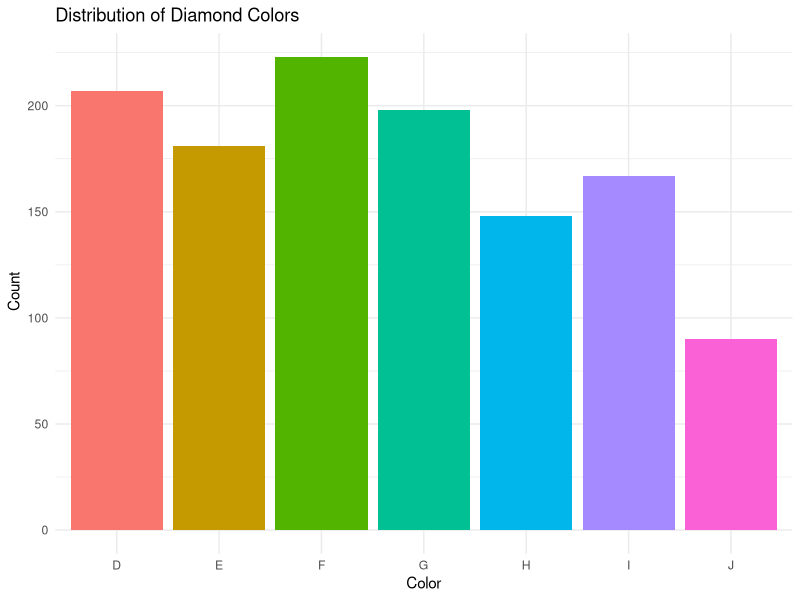
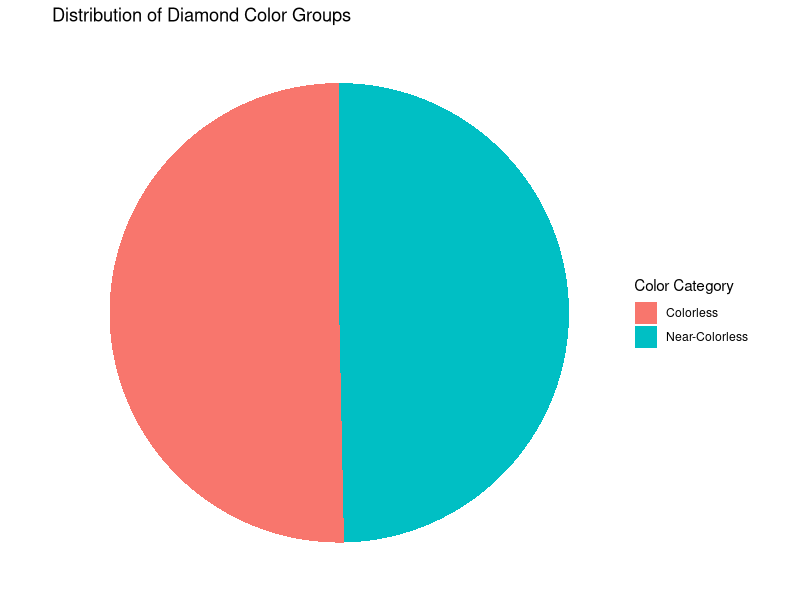
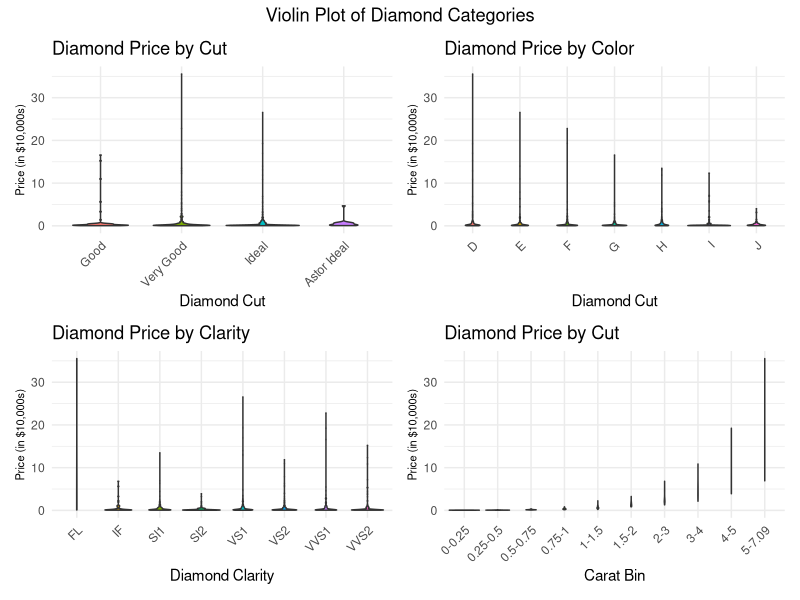
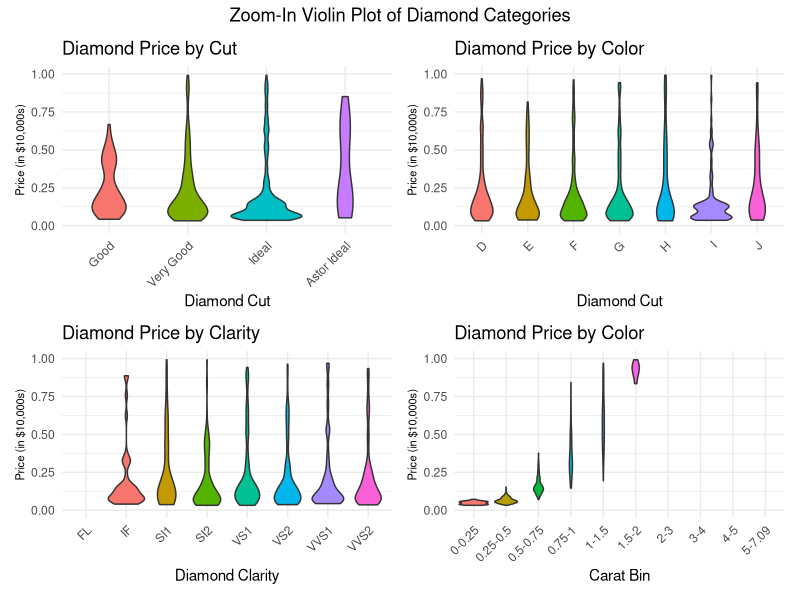
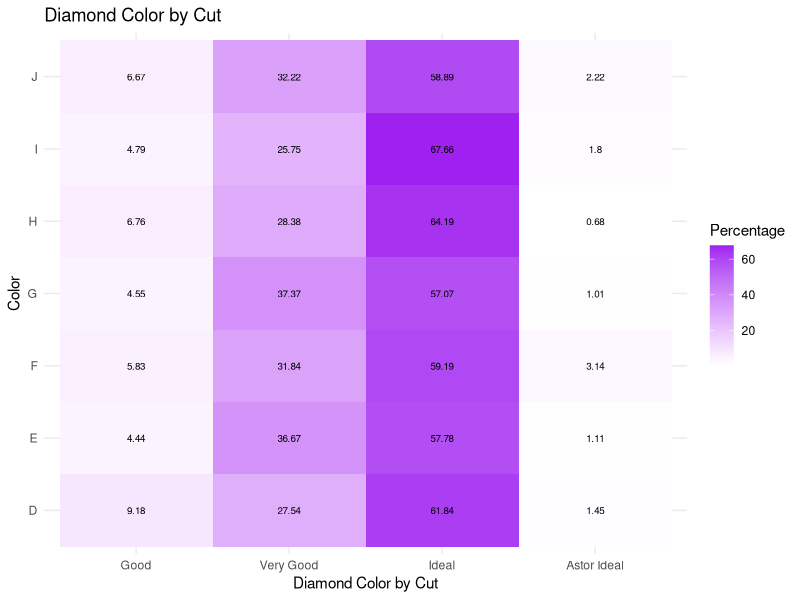
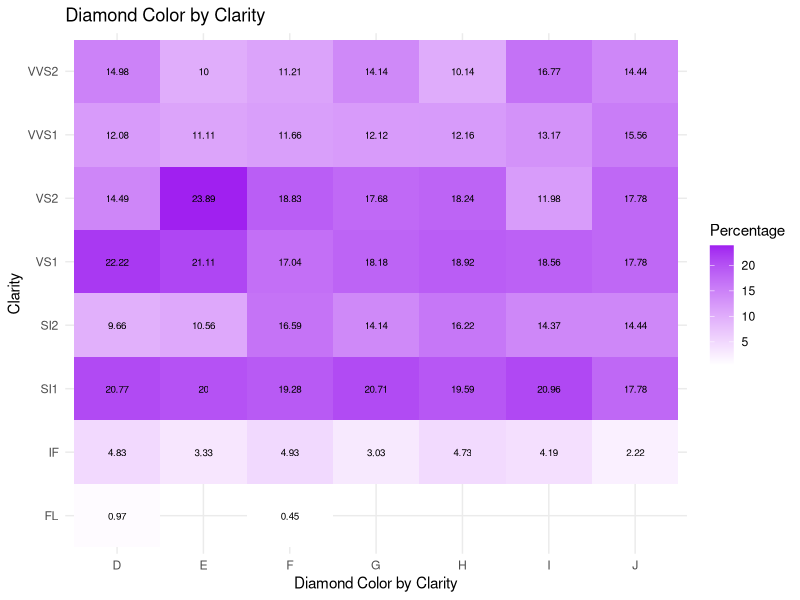
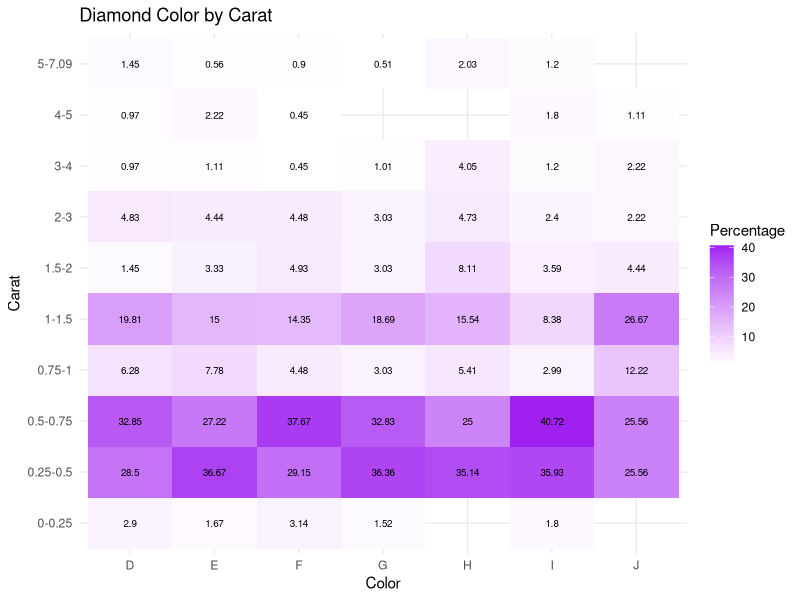
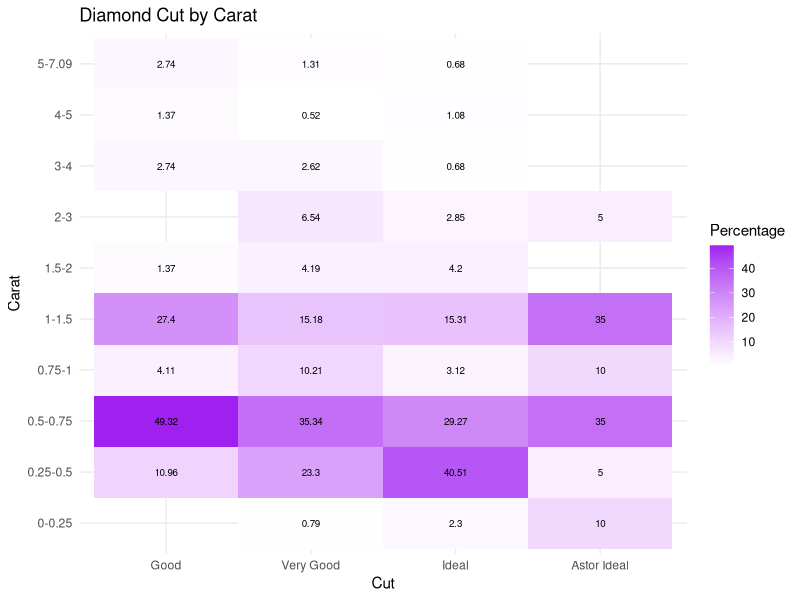

The R script that drew these images, in order:
## ---- chunk 1
rm(list = ls())
library(tidyverse)
library(MASS)
library(patchwork)
library(kableExtra)

diamond <- read.csv("diamonds4.csv")
## ---- chunk 2
ggplot(diamond, aes(x=color, fill = color)) +
  geom_bar() +
  labs(title = "Distribution of Diamond Colors",
       x = "Color",
       y = " Count") +
  theme_minimal() +
  theme(legend.position = "none")
## ---- chunk 3

diamond <- diamond %>%
  mutate(color_category = case_when(
    color %in% c("D", "E", "F") ~ "Colorless",
    color %in% c("G", "H", "I", "J") ~ "Near-Colorless",
    color %in% c("K") ~ "Faint"
  ))

color_counts <- diamond %>%
  count(color_category)

ggplot(color_counts, aes(x="", y=n, fill=color_category)) + 
  geom_bar(stat="identity", width=1) + 
  coord_polar("y", start=0) + 
  labs(title = "Distribution of Diamond Color Groups",
       x = NULL,
       y = NULL,
       fill = "Color Category") + 
  theme_void()

## ---- chunk 4
diamond <-diamond %>%
  mutate(cut = cut%>%
           fct_relevel(c("Good","Very Good","Ideal","Astor Ideal")))

diamond <- diamond %>%
  drop_na(carat) %>%
  mutate(carat_bin = cut(carat,
                         breaks = c(0, 0.25, 0.5, 0.75, 1, 1.5, 2, 3, 4, 5, max(carat)),
                         labels = c("0-0.25", "0.25-0.5", "0.5-0.75", "0.75-1", "1-1.5", "1.5-2", "2-3", "3-4", "4-5", paste("5", max(carat), sep="-")),
                         right = FALSE
                         ) 
         ) %>%
  drop_na(carat_bin)


diamond<-diamond %>%
  mutate(cut = cut %>%
           fct_relevel(c("Good","Very Good","Ideal","Astor Ideal")))

## ---- chunk 5
g1 <- ggplot(diamond, aes(x = cut, y = price/10000, fill = cut)) + 
  geom_violin() +
  labs(title = "Diamond Price by Cut",
       x = "Diamond Cut",
       y = "Price (in $10,000s)") +
  theme_minimal() +
  theme(legend.position = "none",
        axis.text.x = element_text(angle = 45, hjust = 1),
        axis.title.y = element_text(size = 8))


g2 <- ggplot(diamond, aes(x = color, y = price/10000, fill = color)) + 
  geom_violin() +
  labs(title = "Diamond Price by Color",
       x = "Diamond Cut",
       y = "Price (in $10,000s)") +
  theme_minimal() +
  theme(legend.position = "none",
        axis.text.x = element_text(angle = 45, hjust = 1),
        axis.title.y = element_text(size = 8))

g3 <- ggplot(diamond, aes(x = clarity, y = price/10000, fill = clarity)) + 
  geom_violin() +
  labs(title = "Diamond Price by Clarity",
       x = "Diamond Clarity",
       y = "Price (in $10,000s)") +
  theme_minimal() +
  theme(legend.position = "none",
        axis.text.x = element_text(angle = 45, hjust = 1),
        axis.title.y = element_text(size = 8))

g4 <- ggplot(diamond, aes(x = carat_bin, y = price/10000, fill = carat_bin)) + 
  geom_violin() +
  labs(title = "Diamond Price by Cut",
       x = "Carat Bin",
       y = "Price (in $10,000s)") +
  theme_minimal() +
  theme(legend.position = "none",
        axis.text.x = element_text(angle = 45, hjust = 1),
        axis.title.y = element_text(size = 8))

(g1 | g2) / (g3 | g4) + 
  plot_annotation(title = "Violin Plot of Diamond Categories", 
  theme = theme(plot.title = element_text(hjust = 0.5)))
## ---- chunk 6
g1 <- ggplot(diamond, aes(x = cut, y = price/10000, fill = cut)) + 
  geom_violin() +
  scale_y_continuous(limits = c(0, 1))  +
  theme_minimal() +
  labs(title = "Diamond Price by Cut",
       x = "Diamond Cut",
       y = "Price (in $10,000s)") +
  theme(legend.position = "none",
        axis.text.x = element_text(angle = 45, hjust = 1),
        axis.title.y = element_text(size = 8))

g2 <- ggplot(diamond, aes(x = color, y = price/10000, fill = color)) + 
  geom_violin() +
  scale_y_continuous(limits = c(0, 1))  +
  labs(title = "Diamond Price by Color",
       x = "Diamond Cut",
       y = "Price (in $10,000s)") +
  theme_minimal() +
  theme(legend.position = "none",
        axis.text.x = element_text(angle = 45, hjust = 1),
        axis.title.y = element_text(size = 8))

g3 <- ggplot(diamond, aes(x = clarity, y = price/10000, fill = clarity)) + 
  geom_violin() +
  scale_y_continuous(limits = c(0, 1))  +
  labs(title = "Diamond Price by Clarity",
       x = "Diamond Clarity",
       y = "Price (in $10,000s)") +
  theme_minimal() +
  theme(legend.position = "none",
        axis.text.x = element_text(angle = 45, hjust = 1),
        axis.title.y = element_text(size = 8))

g4 <- ggplot(diamond, aes(x = carat_bin, y = price/10000, fill = carat_bin)) + 
  geom_violin() +
  scale_y_continuous(limits = c(0, 1))  +
  labs(title = "Diamond Price by Color",
       x = "Carat Bin",
       y = "Price (in $10,000s)") +
  theme_minimal() +
  theme(legend.position = "none",
        axis.text.x = element_text(angle = 45, hjust = 1),
        axis.title.y = element_text(size = 8))

(g1 | g2) / (g3 | g4) + 
  plot_annotation(title = "Zoom-In Violin Plot of Diamond Categories", 
  theme = theme(plot.title = element_text(hjust = 0.5)))
## ---- chunk 7
color_cut <- diamond %>%
  count(cut,color) %>%
  group_by(color) %>%
  mutate(Percentage= round(n/sum(n)*100,2))


ggplot(color_cut,aes(x=cut, y=color, fill=Percentage))+
  geom_tile()+
  scale_fill_gradient(low="white",high="purple")+
  geom_text(aes(label=Percentage), size = 2.5)+
  theme(plot.title = element_text(hjust = 0.5, size = 8),
        legend.title = element_text(size = 7)) +
  labs(x="Diamond Color by Cut",
       y="Color",
       title="Diamond Color by Cut") +
  theme_minimal()

## ---- chunk 8
color_clarity <- diamond %>%
  count(color, clarity) %>%
  group_by(color) %>%
  mutate(Percentage= round(n/sum(n)*100,2))


ggplot(color_clarity, aes(x = color, y = clarity, fill = Percentage)) + 
  geom_tile() +
  scale_fill_gradient(low = "white", high = "purple") +
  geom_text(aes(label = Percentage), size = 2.5) +
  theme(plot.title = element_text(hjust = 0.5, size = 8),
        legend.title = element_text(size = 7)) +
  labs(
    x = "Diamond Color by Clarity",
    y = "Clarity",
    title = "Diamond Color by Clarity"
  ) +
  theme_minimal()
## ---- chunk 9
color_carat <- diamond %>%
  count(color, carat_bin) %>%
  group_by(color) %>%
  mutate(Percentage= round(n/sum(n)*100,2))

  
ggplot(color_carat, aes(x = color, y = carat_bin, fill = Percentage))+
  geom_tile() +
  scale_fill_gradient(low = "white", high = "purple") +
  geom_text(aes(label = Percentage), size = 2.5) +
  theme(plot.title = element_text(hjust = 0.5, size = 8),
        legend.title = element_text(size = 7)) + 
  labs(
    x = "Color",
    y = "Carat",
    title = "Diamond Color by Carat"
  ) +
  theme_minimal()
## ---- chunk 10
cut_carrat <- diamond %>%
  count(cut, carat_bin) %>%
  group_by(cut) %>%
  mutate(Percentage= round(n/sum(n)*100,2))

  
ggplot(cut_carrat, aes(x = cut, y = carat_bin, fill = Percentage))+
  geom_tile() +
  scale_fill_gradient(low = "white", high = "purple") +
  geom_text(aes(label = Percentage), size = 2.5) +
  theme(plot.title = element_text(hjust = 0.5, size = 8),
        legend.title = element_text(size = 7)) + 
  labs(
    x = "Cut",
    y = "Carat",
    title = "Diamond Cut by Carat"
  ) +
  theme_minimal()
## ---- chunk 11
clarity_cut <- diamond %>%
  count(cut, clarity) %>%
  group_by(cut) %>%
  mutate(Percentage= round(n/sum(n)*100,2))

  
ggplot(clarity_cut, aes(x = cut, y = clarity, fill = Percentage))+
  geom_tile() +
  scale_fill_gradient(low = "white", high = "purple") +
  geom_text(aes(label = Percentage), size = 2.5) +
  theme(plot.title = element_text(hjust = 0.5, size = 8),
        legend.title = element_text(size = 7)) + 
  labs(
    x = "Cut",
    y = "Clarity",
    title = "Diamond Cut by Clarity"
  ) +
  theme_minimal()
